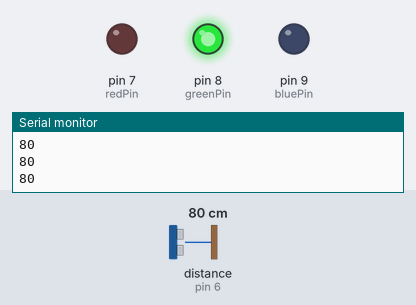
The sketch below on a simulated Arduino Uno, built with avr-gcc and run on an emulated ATmega328P. On the bench: output pins drawn as LEDs (lit = HIGH), the last lines printed to the serial monitor. Wiring (inferred from the names in the program): ultrasonic range finder: trigger pin 5; echo pin 6. Inputs (shaded band) come from the test bench; at power-on: distance to the obstacle (sensor on pin 6) 80 cm. The echo pulse lasts 58.3 µs per cm; pins used as bus, display or sensor lines are not drawn.

Above: at 1.2 s.
1.3 s: distance to the obstacle (sensor on pin 6) set to 22 cm
2.8 s: distance to the obstacle (sensor on pin 6) set to 18 cm
At 3.9 s:
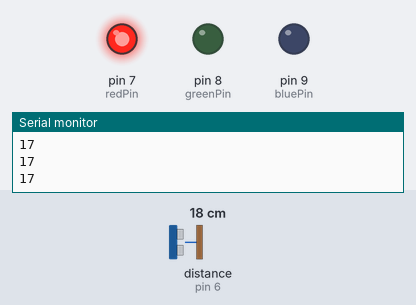
4.5 s: distance to the obstacle (sensor on pin 6) set to 120 cm
At 5.6 s:
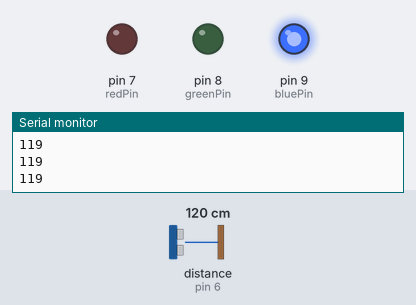
6.0 s: distance to the obstacle (sensor on pin 6) set to 2 cm
At 7.0 s:
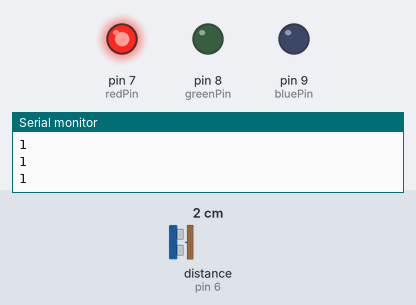
7.6 s: distance to the obstacle (sensor on pin 6) set to 35 cm
At 8.4 s:
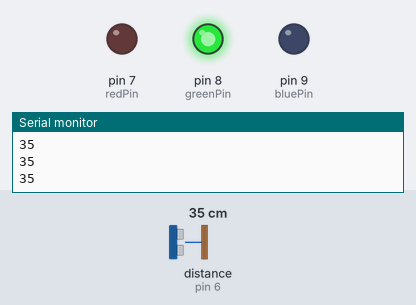
Timing chart, 0 to 10.1 s (numbered marks = the images above; inputs shaded):
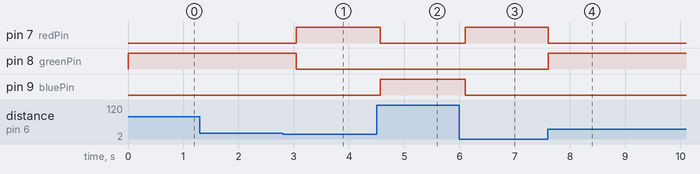

Measured:
- the behaviour switches between 21 and 20 cm on distance to the obstacle (sensor on pin 6) (found by bisection; images 0 and 1)
- after the input at 2.8 s, pin 7 (redPin): LOW → HIGH after 0.25 s; pin 8 (greenPin): HIGH → LOW after 0.25 s
- after the input at 4.5 s, pin 7 (redPin): HIGH → LOW after 0.06 s; pin 9 (bluePin): LOW → HIGH after 0.06 s
- after the input at 6.0 s, pin 7 (redPin): LOW → HIGH after 0.10 s; pin 9 (bluePin): HIGH → LOW after 0.10 s
- after the input at 7.6 s, pin 7 (redPin): HIGH → LOW at once; pin 8 (greenPin): LOW → HIGH at once

The sketch:

project_ino.ino
```cpp
int bluePin = 9;
int greenPin = 8;
int redPin = 7;
int trigPin = 5;
int echoPin = 6;
long duration, cm, inches;

void setup() {
  Serial.begin(9600);
  pinMode(trigPin, OUTPUT);
  pinMode(echoPin, INPUT);
  pinMode(redPin, OUTPUT);
  pinMode(greenPin, OUTPUT);
  pinMode(bluePin, OUTPUT);
}

int distance = 0;

void loop() {
  digitalWrite(trigPin, LOW);
  delayMicroseconds(5);
  digitalWrite(trigPin, HIGH);
  delayMicroseconds(10);
  digitalWrite(trigPin, LOW);

  duration = pulseIn(echoPin, HIGH);
  distance = (duration/2) / 29.1;

  if(distance > 0 && distance <=20){
    digitalWrite(greenPin,LOW);
    digitalWrite(bluePin,LOW);
    delayMicroseconds(5);
    digitalWrite(redPin, HIGH);
    delayMicroseconds(5);
  }

  else if(distance >20 && distance <=80){
    digitalWrite(redPin,LOW);
    digitalWrite(bluePin,LOW);
    delayMicroseconds(5);
    digitalWrite(greenPin,HIGH);
    delayMicroseconds(5);
  }

  else if(distance >80){
    digitalWrite(redPin,LOW);
    digitalWrite(greenPin,LOW);
    delayMicroseconds(5);
    digitalWrite(bluePin,HIGH);
    delayMicroseconds(5);
  }

  Serial.print(distance);
  Serial.println();

  delay(250);

}
```
